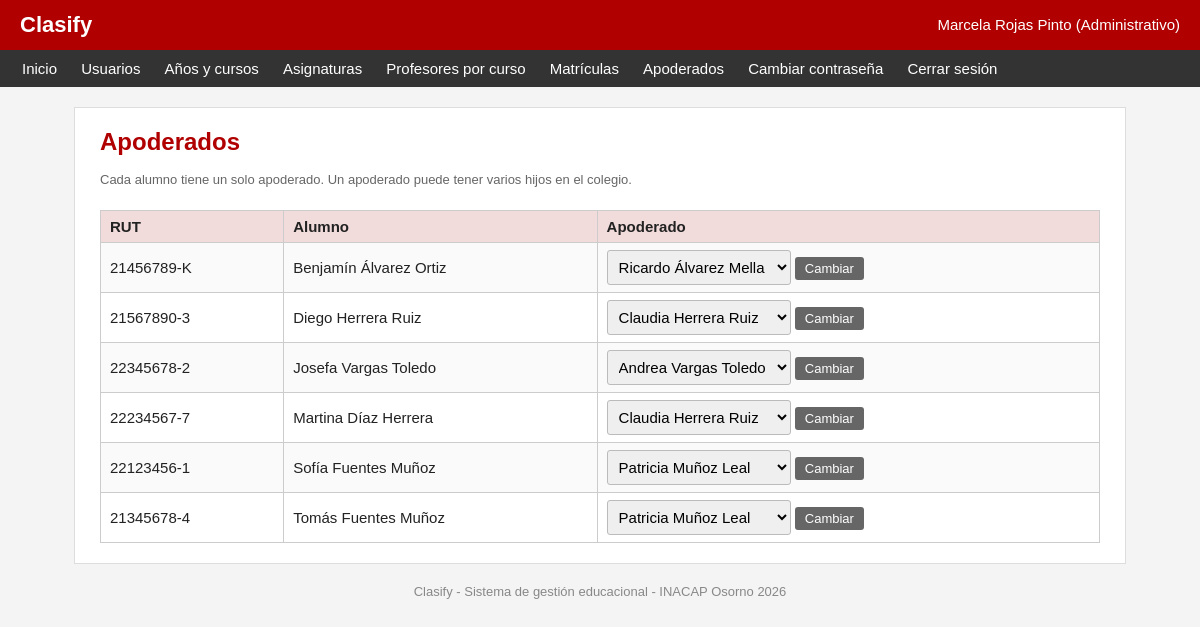
Page /admin/apoderados.php (signed in) on the committed database.
### tables this page shows
CREATE TABLE alumno (
    id_alumno INT PRIMARY KEY,
    id_apoderado INT NOT NULL,
    estado ENUM('regular', 'egresado', 'retirado') NOT NULL DEFAULT 'regular',
    FOREIGN KEY (id_alumno) REFERENCES usuario (id_usuario),
    FOREIGN KEY (id_apoderado) REFERENCES usuario (id_usuario)
);

CREATE TABLE usuario (
    id_usuario INT AUTO_INCREMENT PRIMARY KEY,
    rut VARCHAR(12) NOT NULL UNIQUE,
    nombre VARCHAR(100) NOT NULL,
    correo VARCHAR(100) NOT NULL,
    clave VARCHAR(255) NOT NULL,
    rol ENUM('alumno', 'apoderado', 'profesor', 'administrativo') NOT NULL,
    activo TINYINT(1) NOT NULL DEFAULT 1
);

### includes/funciones.php (called while the page is built, shortened)
<?php
function limpiar($texto)
{
    return htmlspecialchars($texto, ENT_QUOTES, "UTF-8");
}

### admin/apoderados.php (the view, shortened to what this page needs)
<?php
require_once "../includes/sesion.php";
$alumnos = mysqli_query($conexion, "SELECT al.id_alumno, al.id_apoderado, u.nombre, u.rut
                                    FROM alumno al
                                    JOIN usuario u ON u.id_usuario = al.id_alumno
                                    WHERE u.activo = 1
                                    ORDER BY u.nombre");
$apoderados = array();
$resultado = mysqli_query($conexion, "SELECT id_usuario, nombre, rut FROM usuario WHERE rol = 'apoderado' AND activo = 1 ORDER BY nombre");
while ($a = mysqli_fetch_assoc($resultado)) {
    $apoderados[] = $a;
}
include "../includes/cabecera.php";
?>
<p class="ayuda">Cada alumno tiene un solo apoderado. Un apoderado puede tener varios hijos en el colegio.</p>
<div class="tabla-contenedor">
<table>
    <tr>
        <th>RUT</th>
        <th>Alumno</th>
        <th>Apoderado</th>
    </tr>
    <?php while ($al = mysqli_fetch_assoc($alumnos)) { ?>
        <tr>
            <td><?php echo limpiar($al["rut"]); ?></td>
            <td><?php echo limpiar($al["nombre"]); ?></td>
            <td>
                <form method="post" style="display: inline;">
                    <select name="id_apoderado">
                        <?php foreach ($apoderados as $a) { ?>
                            <option value="<?php echo $a["id_usuario"]; ?>" <?php if ($a["id_usuario"] == $al["id_apoderado"]) echo "selected"; ?>>
                                <?php echo limpiar($a["nombre"]); ?>
                            </option>
                        <?php } ?>
                    </select>
                    <button type="submit" class="boton boton-chico boton-gris">Cambiar</button>
                </form>
            </td>
        </tr>
    <?php } ?>
</table>
</div>
<?php include "../includes/pie.php"; ?>

### css/estilos.css (style rules this page uses)
body { margin: 0; font-family: Arial, Helvetica, sans-serif; font-size: 15px; color: #222222; background-color: #f4f4f4; }
.tabla-contenedor { overflow-x: auto; }
table { border-collapse: collapse; width: 100%; margin-top: 10px; }
th { background-color: #f2dcdb; text-align: left; }
th, td { border: 1px solid #cccccc; padding: 7px 9px; }
tr:nth-child(even) td { background-color: #fafafa; }
input[type=text], input[type=password], input[type=email], input[type=date], input[type=number], select, textarea { padding: 7px; border: 1px solid #bbbbbb; border-radius: 3px; font-size: 15px; max-width: 100%; box-sizing: border-box; }
.boton { display: inline-block; background-color: #b00000; color: white; border: none; padding: 8px 16px; font-size: 15px; border-radius: 3px; text-decoration: none; cursor: pointer; margin-top: 12px; }
.boton-gris { background-color: #666666; }
.boton-chico { padding: 4px 10px; font-size: 13px; margin-top: 0; }
.ayuda { color: #666666; font-size: 13px; }

### rows in the picture
alumno: id_alumno.rut "21456789-K", id_alumno.nombre "Benjamín Álvarez Ortiz", id_apoderado "Ricardo Álvarez Mella"
alumno: id_alumno.rut "21567890-3", id_alumno.nombre "Diego Herrera Ruiz", id_apoderado "Claudia Herrera Ruiz"
alumno: id_alumno.rut "22345678-2", id_alumno.nombre "Josefa Vargas Toledo", id_apoderado "Andrea Vargas Toledo"
alumno: id_alumno.rut "22234567-7", id_alumno.nombre "Martina Díaz Herrera", id_apoderado "Claudia Herrera Ruiz"
alumno: id_alumno.rut "22123456-1", id_alumno.nombre "Sofía Fuentes Muñoz", id_apoderado "Patricia Muñoz Leal"
alumno: id_alumno.rut "21345678-4", id_alumno.nombre "Tomás Fuentes Muñoz", id_apoderado "Patricia Muñoz Leal"

### other values in the picture
limpiar($_SESSION["nombre"]) "Marcela Rojas Pinto"
nombre_rol($_SESSION["rol"]) "Administrativo"
limpiar($titulo) "Apoderados"
